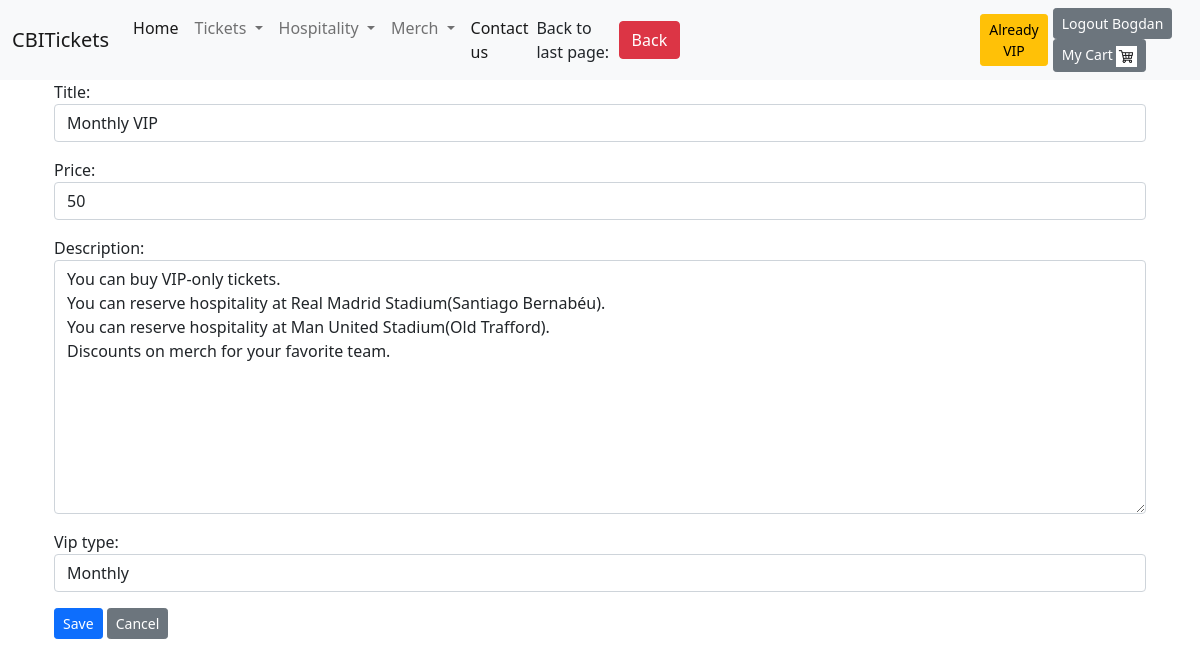
Page /update-vip-card/3/ (signed in) on the committed database.
### home/models.py (models this page shows, shortened)
class VIP(models.Model):
    vip_type_ch = (('Monthly', 'Monthly'), ('Yearly', 'Yearly'))
    title = models.CharField(max_length=150)
    price = models.IntegerField(null=False)
    description = models.TextField(max_length=1000, default='no description')
    vip_type = models.CharField(choices=vip_type_ch, max_length=30, null=False)
    created_at = models.DateTimeField(auto_now_add=True)
    updated_at = models.DateTimeField(auto_now=True)

### home/views.py (the view)
# urls.py: path('update-vip-card/<int:pk>/', views.VIPUpdateView.as_view(), name='update_vip_card'),
class VIPUpdateView(UpdateView):
    template_name = 'home/update_vip.html'
    model = VIP
    form_class = VIPForm
    success_url = reverse_lazy('become_vip')
    context_object_name = 'all_vip'

### home/forms.py
class VIPForm(forms.ModelForm):
    class Meta:
        model = VIP
        fields = ['title', 'price', 'description', 'vip_type']
        widgets = {
            'title': TextInput(attrs={'placeholder': 'insert title', 'class': 'form-control'}),
            'price': TextInput(attrs={'type': 'number', 'class': 'form-control'}),
            'description': Textarea(attrs={'class': 'form-control'}),
            'vip_type': Select(attrs={'class': 'form-control'})
        }
    def __init__(self, *args, **kwargs):
        super(VIPForm, self).__init__(*args, **kwargs)

### templates/home/update_vip.html (shortened to what this page needs)
{% extends 'base.html' %}
{% block content %}
    <form method="post">
        {{ form.as_p }}
        <button class="btn btn-sm btn-primary" type="submit">Save</button>
         <a class="btn btn-sm btn-secondary" href="{{ request.META.HTTP_REFERER|escape }}">Cancel</a>
    </form>
{% endblock %}

### templates/navbar.html (shortened to what this page needs)
{% load static %}
<nav class="navbar navbar-expand-lg navbar-light bg-light">
    <div class="container-fluid">
        <a class="navbar-brand" href="{% url 'home_page' %}">CBITickets</a>
        <div class="collapse navbar-collapse" id="navbarSupportedContent">
            <ul class="navbar-nav me-auto mb-2 mb-lg-0">
                <li class="nav-item">
                    <a class="nav-link active" aria-current="page" href="{% url 'home_page' %}">Home</a>
                </li>
                <li class="nav-item dropdown">
                    <a class="nav-link dropdown-toggle" href="#" id="navbarDropdown" role="button"
                       data-bs-toggle="dropdown" aria-expanded="false">
                        Tickets
                    </a>
                </li>
                <li class="nav-item dropdown">
                    <a class="nav-link dropdown-toggle" href="#" id="navbarDropdown" role="button"
                       data-bs-toggle="dropdown" aria-expanded="false">
                        Hospitality
                    </a>
                </li>
                <li class="nav-item dropdown">
                    <a class="nav-link dropdown-toggle" href="#" id="navbarDropdown" role="button"
                       data-bs-toggle="dropdown" aria-expanded="false">
                        Merch
                    </a>
                </li>
                <li class="nav-item">
                    <a class="nav-link active" aria-current="page" href="{% url 'contact_us' %}">Contact us</a>
                </li>
            </ul>
            {% if request.path == '/merch/' %}
                <form class="d-flex" action="{% url 'search_merch_city' %}" style="margin-right: 300px">
                    <input class="form-control me-2" type="search" placeholder="Search" aria-label="Search"
                           name="search">
                    <button class="btn btn-outline-success" type="submit">Search</button>
                </form>
            {% elif request.path == '/merch-real/' %}
                <form class="d-flex" action="{% url 'search_merch_real' %}" style="margin-right: 300px">
                    <input class="form-control me-2" type="search" placeholder="Search" aria-label="Search"
                           name="search">
                    <button class="btn btn-outline-success" type="submit">Search</button>
                </form>
            {% elif request.path == '/merch-united/' %}
                <form class="d-flex" action="{% url 'search_merch_united' %}" style="margin-right: 300px">
                    <input class="form-control me-2" type="search" placeholder="Search" aria-label="Search"
                           name="search">
                    <button class="btn btn-outline-success" type="submit">Search</button>
                </form>
            {% elif request.path == '/merch-barcelona/' %}
                <form class="d-flex" action="{% url 'search_merch_barcelona' %}" style="margin-right: 300px">
                    <input class="form-control me-2" type="search" placeholder="Search" aria-label="Search"
                           name="search">
                    <button class="btn btn-outline-success" type="submit">Search</button>
                </form>
            {% elif request.path == '/hospitality/' %}
                <form class="d-flex" action="{% url 'search_hospitality_payed_city' %}" style="margin-right: 300px">
                    <input class="form-control me-2" type="search" placeholder="Search" aria-label="Search"
                           name="search">
                    <button class="btn btn-outline-success" type="submit">Search</button>
                </form>
            {% elif request.path == '/hospitality-real/' %}
                <form class="d-flex" action="{% url 'search_hospitality_vip_real' %}" style="margin-right: 300px">
                    <input class="form-control me-2" type="search" placeholder="Search" aria-label="Search"
                           name="search">
                    <button class="btn btn-outline-success" type="submit">Search</button>
                </form>
            {% elif request.path == '/hospitality-united/' %}
                <form class="d-flex" action="{% url 'search_hospitality_vip_united' %}" style="margin-right: 300px">
                    <input class="form-control me-2" type="search" placeholder="Search" aria-label="Search"
                           name="search">
                    <button class="btn btn-outline-success" type="submit">Search</button>
                </form>
            {% elif request.path == '/ticket-man-city/' %}
                <form class="d-flex" action="{% url 'search_fixture_city' %}" style="margin-right: 300px">
                    <input class="form-control me-2" type="search" placeholder="Search" aria-label="Search"
                           name="search">
                    <button class="btn btn-outline-success" type="submit">Search</button>
                </form>
            {% elif request.path == '/ticket-real-madrid/' %}
                <form class="d-flex" action="{% url 'search_fixture_real' %}" style="margin-right: 300px">
                    <input class="form-control me-2" type="search" placeholder="Search" aria-label="Search"
                           name="search">
                    <button class="btn btn-outline-success" type="submit">Search</button>
                </form>
            {% elif request.path == '/ticket-man-united/' %}
                <form class="d-flex" action="{% url 'search_fixture_united' %}" style="margin-right: 300px">
                    <input class="form-control me-2" type="search" placeholder="Search" aria-label="Search"
                           name="search">
                    <button class="btn btn-outline-success" type="submit">Search</button>
                </form>
            {% elif request.path == '/ticket-barcelona/' %}
                <form class="d-flex" action="{% url 'search_fixture_barcelona' %}" style="margin-right: 300px">
                    <input class="form-control me-2" type="search" placeholder="Search" aria-label="Search"
                           name="search">
                    <button class="btn btn-outline-success" type="submit">Search</button>
                </form>
            {% elif request.path == '/' or request.path == '/login/' or request.path == '/password_reset/' %}
            {% elif request.path == '/create-user/' or request.path == '/contact-us/' or request.path == '/success-purchase/' %}
            {% elif request.path == '/product-cart/' or request.path == '/success-vip/' %}
            {% else %}
                <span>Back to last page: </span>
                <button class="btn btn-danger" id="back_btn" style="margin-right: 300px">Back</button>
            {% endif %}
            {% if user.is_authenticated %}
                {% if perms.user.vip_only %}
                    <div>
                        <a class="btn btn-sm btn-warning" href="{% url 'become_vip' %}" style="margin-right: 5px">Already
                            VIP</a>
                    </div>
                {% else %}
                    <div>
                        <a class="btn btn-sm btn-warning" href="{% url 'become_vip' %}" style="margin-right: 5px">Become
                            VIP</a>
                    </div>
                {% endif %}
            {% endif %}
            <div>
                {% if user.is_authenticated %}
                    <a class="btn btn-sm btn-secondary" href="{% url 'logout' %}">Logout {{ request.user.username }}</a>
                    <a class="btn btn-sm btn-secondary" href="{% url 'product_cart' %}">
                        My Cart
                        <img src="{% static 'cart.jpg' %}" style="max-width: 21px;max-height: 21px" alt="...">
                    </a>
                {% else %}
                    <a class="btn btn-sm btn-primary" href="{% url 'create_user' %}">Sign Up</a>
                    <a class="btn btn-sm btn-success" href="{% url 'login' %}">Login</a>
                {% endif %}
            </div>
        </div>
    </div>
</nav>

### rows in the picture
VIP: title "Monthly VIP", price "50", description "You can buy VIP-only tickets. You can reserve hospitality at Real Madrid Stadium(Santiago Bernabéu). You can reserve hospitality at Man United Stadium(Old Trafford). Discounts on merch for your favorite team.", vip_type "Monthly"

### other values in the picture
{{ request.user.username }} "Bogdan"
